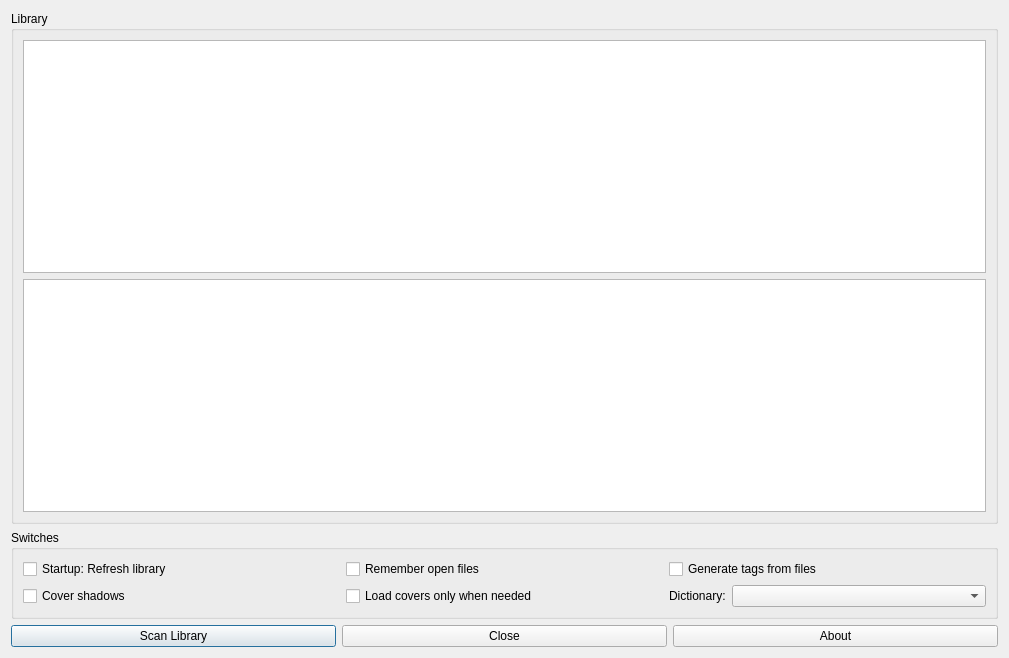
<?xml version="1.0" encoding="UTF-8"?>
<ui version="4.0">
 <class>Dialog</class>
 <widget class="QDialog" name="Dialog">
  <property name="geometry">
   <rect>
    <x>0</x>
    <y>0</y>
    <width>1009</width>
    <height>658</height>
   </rect>
  </property>
  <property name="windowTitle">
   <string>Settings</string>
  </property>
  <layout class="QGridLayout" name="gridLayout_3">
   <item row="0" column="0">
    <layout class="QVBoxLayout" name="verticalLayout_2">
     <item>
      <widget class="QGroupBox" name="groupBox_2">
       <property name="title">
        <string>Library</string>
       </property>
       <layout class="QGridLayout" name="gridLayout_2">
        <item row="0" column="0">
         <widget class="QTreeView" name="treeView"/>
        </item>
        <item row="1" column="0">
         <widget class="QTextBrowser" name="aboutBox">
          <property name="openExternalLinks">
           <bool>true</bool>
          </property>
          <property name="openLinks">
           <bool>false</bool>
          </property>
         </widget>
        </item>
       </layout>
      </widget>
     </item>
     <item>
      <widget class="QGroupBox" name="groupBox">
       <property name="title">
        <string>Switches</string>
       </property>
       <layout class="QGridLayout" name="gridLayout">
        <item row="0" column="0">
         <layout class="QVBoxLayout" name="verticalLayout">
          <item>
           <layout class="QHBoxLayout" name="horizontalLayout_4">
            <item>
             <widget class="QCheckBox" name="refreshLibrary">
              <property name="text">
               <string>Startup: Refresh library</string>
              </property>
             </widget>
            </item>
            <item>
             <widget class="QCheckBox" name="fileRemember">
              <property name="text">
               <string>Remember open files</string>
              </property>
             </widget>
            </item>
            <item>
             <widget class="QCheckBox" name="autoTags">
              <property name="text">
               <string>Generate tags from files</string>
              </property>
             </widget>
            </item>
           </layout>
          </item>
         </layout>
        </item>
        <item row="1" column="0">
         <layout class="QHBoxLayout" name="horizontalLayout">
          <item>
           <widget class="QCheckBox" name="coverShadows">
            <property name="text">
             <string>Cover shadows</string>
            </property>
           </widget>
          </item>
          <item>
           <widget class="QCheckBox" name="performCulling">
            <property name="toolTip">
             <string>Enabling reduces startup time and memory usage</string>
            </property>
            <property name="text">
             <string>Load covers only when needed</string>
            </property>
           </widget>
          </item>
          <item>
           <layout class="QHBoxLayout" name="horizontalLayout_3">
            <item>
             <widget class="QLabel" name="languageLabel">
              <property name="sizePolicy">
               <sizepolicy hsizetype="Maximum" vsizetype="Preferred">
                <horstretch>0</horstretch>
                <verstretch>0</verstretch>
               </sizepolicy>
              </property>
              <property name="text">
               <string>Dictionary:</string>
              </property>
              <property name="alignment">
               <set>Qt::AlignLeading|Qt::AlignLeft|Qt::AlignVCenter</set>
              </property>
             </widget>
            </item>
            <item>
             <widget class="QComboBox" name="languageBox"/>
            </item>
           </layout>
          </item>
         </layout>
        </item>
       </layout>
      </widget>
     </item>
    </layout>
   </item>
   <item row="1" column="0">
    <layout class="QHBoxLayout" name="horizontalLayout_2">
     <item>
      <widget class="QPushButton" name="okButton">
       <property name="text">
        <string>Scan Library</string>
       </property>
      </widget>
     </item>
     <item>
      <widget class="QPushButton" name="cancelButton">
       <property name="text">
        <string>Close</string>
       </property>
      </widget>
     </item>
     <item>
      <widget class="QPushButton" name="aboutButton">
       <property name="text">
        <string>About</string>
       </property>
       <property name="checkable">
        <bool>true</bool>
       </property>
      </widget>
     </item>
    </layout>
   </item>
  </layout>
 </widget>
 <resources/>
 <connections/>
</ui>
